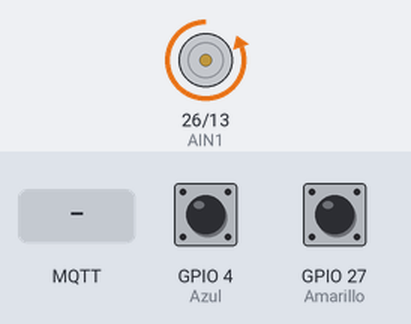
Simulated run of this program. Board: ESP32. Parts: motor-driver pin pairs drawn as motors (green arrow = first pin HIGH = forward, orange = second pin HIGH = backward, longer = more drive). The inputs (shaded band) are chosen by the test bench; at power-on: GPIO 27 (Amarillo) HIGH, GPIO 4 (Azul) HIGH. WiFi joins after 1.5 s; servers stay silent unless stated; no MQTT or app messages arrive unless stated; what the program prints to the serial monitor is not drawn.

Above: at 2.7 s.
2.8 s: MQTT message "1" arrives on the first subscribed topic
At 2.95 s:
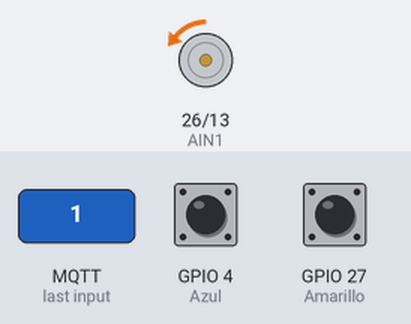
5.8 s: MQTT message "0" arrives on the second subscribed topic
8.8 s: MQTT message "5" arrives on the first subscribed topic
At 9.54 s:
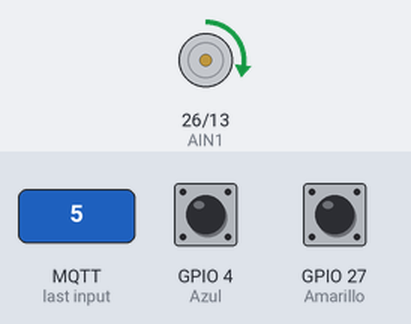
11.8 s: MQTT message "1" arrives on the second subscribed topic
At 13.14 s:
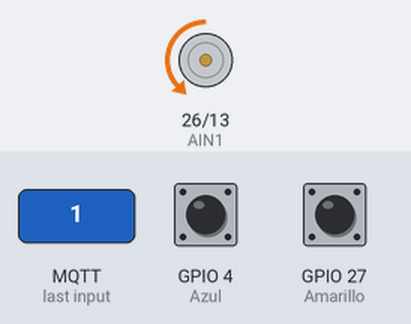
14.8 s: MQTT message "on" arrives on the second subscribed topic
At 16.45 s:
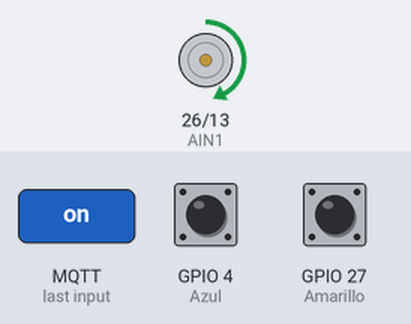
17.8 s: GPIO 27 (Amarillo) pulled LOW for 0.15 s
Timing chart, 0 to 20.8 s (numbered marks = the images above; inputs shaded):
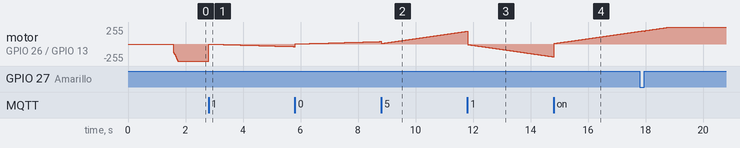

The program:

main.cpp
```cpp
// Motor DC con PID + publicacion MQTT a InfluxDB/Grafana
// Universidad Panamericana - IoT Semana 2

#include <Arduino.h>
#include <WiFi.h>
#include <PubSubClient.h>
#include <ArduinoJson.h>

// WiFi
const char* WIFI_SSID     = "LaptopEdu";
const char* WIFI_PASSWORD = "G65n72R98a02E05";

// MQTT (IP de la laptop con Docker)
const char* MQTT_BROKER = "192.168.137.1";
const int MQTT_PORT = 1883;

const char* TOPIC_TELEMETRIA = "iot/motor/telemetria";
const char* TOPIC_SETPOINT   = "iot/motor/setpoint";
const char* TOPIC_DIRECCION  = "iot/motor/direccion"; // <-- Nuevo tópico

// Gpios
#define AIN2 13 // Usado como PWM/Dirección A
#define AIN1 26 // Usado como PWM/Dirección B
#define Amarillo 27 // Encoder Canal A
#define Azul 4      // Encoder Canal B

// Relación de transmisión y encoder
const float PPR = 11.0;
const float GEAR_RATIO = 35.0;
const float REAL_PPR = PPR * GEAR_RATIO;

// Constantes del Controlador PI
float Kp = 1.5;
float Ki = 12.5;

// Variables del PID
float setpoint = 70.0;
float rpm = 0.0;
float integral = 0.0;
float pwmSalida = 0.0;
int direccion = 1; // 1 = CW, 0 = CCW <-- Variable de estado direccional

// Variables del sensor Hall
volatile long encoderPulses = 0;
portMUX_TYPE mux = portMUX_INITIALIZER_UNLOCKED;

// Temporizadores
const int interval = 20; // 20 ms (50 Hz)
const float dt = interval / 1000.0;
unsigned long previousMillis = 0;

#define T_MQTT_MS 500
uint32_t tMQTT = 0;

// MQTT
WiFiClient wifiClient;
PubSubClient mqttClient(wifiClient);
bool mqttListo = false;

// ISR: cuenta pulsos
void IRAM_ATTR countPulses() {
  portENTER_CRITICAL_ISR(&mux);
  if (digitalRead(Azul) > 0) {
    encoderPulses++;
  } else {
    encoderPulses--;
  }
  portEXIT_CRITICAL_ISR(&mux);
}

// Lógica de control unificada
void ejecutarCicloPID() {
  long currentPulses;
  portENTER_CRITICAL(&mux);
  currentPulses = encoderPulses;
  encoderPulses = 0;
  portEXIT_CRITICAL(&mux);

  rpm = abs(((float)currentPulses / REAL_PPR) * (60.0 / dt));
  float error = setpoint - rpm;

  integral += error * dt;
  float max_integral = 255.0 / Ki;
  if (integral > max_integral) integral = max_integral;
  if (integral < -max_integral) integral = -max_integral;

  float control_signal = (Kp * error) + (Ki * integral);
  int pwm_output = (int)control_signal;

  if (pwm_output > 255) pwm_output = 255;
  if (pwm_output < 0) pwm_output = 0;

  // Lógica de puente H bidireccional
  if (direccion == 1) {
    analogWrite(AIN1, 0);          // Apaga canal contrario
    analogWrite(AIN2, pwm_output); // Inyecta PWM
  } else {
    analogWrite(AIN2, 0);
    analogWrite(AIN1, pwm_output);
  }

  pwmSalida = (float)pwm_output;
}

void conectarWiFi() {
  Serial.printf("Conectando a WiFi '%s'...", WIFI_SSID);
  WiFi.begin(WIFI_SSID, WIFI_PASSWORD);
  int n = 0;
  while (WiFi.status() != WL_CONNECTED && n++ < 40) {
    delay(500); Serial.print(".");
  }
  if (WiFi.status() == WL_CONNECTED) {
    Serial.printf("\n OK IP: %s\n", WiFi.localIP().toString().c_str());
  }
}

// Callback MQTT: recibe setpoint o dirección
void mqttCallback(char* topic, byte* payload, unsigned int len) {
  String msg = "";
  for (unsigned int i = 0; i < len; i++) msg += (char)payload[i];

  if (String(topic) == TOPIC_SETPOINT) {
    float sp = msg.toFloat();
    if (sp >= 0 && sp <= 200) { // Limitado al rango de la gráfica
      setpoint = sp;
      integral = 0; // Reset windup
      Serial.printf("<-- Nuevo setpoint: %.1f RPM\n", setpoint);
    }
  }
  else if (String(topic) == TOPIC_DIRECCION) {
    int dir = msg.toInt();
    if (dir == 0 || dir == 1) {
      direccion = dir;
      integral = 0; // Reset por cambio brusco de fase
      Serial.printf("<-- Nueva dirección: %s\n", direccion == 1 ? "CW" : "CCW");
    }
  }
}

void conectarMQTT() {
  if (WiFi.status() != WL_CONNECTED) return;
  int n = 0;
  while (!mqttClient.connected() && n++ < 5) {
    Serial.print("Conectando MQTT...");
    if (mqttClient.connect("ESP32-Motor-PID")) {
      mqttClient.subscribe(TOPIC_SETPOINT);
      mqttClient.subscribe(TOPIC_DIRECCION); // Suscripción a dirección
      mqttListo = true;
      Serial.println(" OK");
    } else {
      delay(1000);
    }
  }
}

void publicarTelemetria() {
  if (!mqttListo || !mqttClient.connected()) return;

  StaticJsonDocument<256> doc;
  float error_val = setpoint - rpm;

  doc["rpm"] = round(rpm * 10.0f) / 10.0f;
  doc["setpoint"] = setpoint;
  doc["error"] = round(error_val * 10.0f) / 10.0f;
  doc["pwm"] = round(pwmSalida);
  doc["pwm_pct"] = round((pwmSalida / 255.0) * 100.0); // % de Duty Cycle

  // % Error relativo (Manejo de div / 0)
  doc["error_pct"] = setpoint > 0 ? round((abs(error_val) / setpoint) * 100.0) : 0;
  doc["direccion"] = direccion;
  doc["nodo"] = "ESP32-Motor";

  char buf[256];
  serializeJson(doc, buf);
  mqttClient.publish(TOPIC_TELEMETRIA, buf);
}

void setup() {
  Serial.begin(115200);

  pinMode(AIN1, OUTPUT);
  pinMode(AIN2, OUTPUT);
  digitalWrite(AIN1, LOW);
  digitalWrite(AIN2, LOW);

  pinMode(Amarillo, INPUT_PULLUP);
  pinMode(Azul, INPUT_PULLUP);
  attachInterrupt(digitalPinToInterrupt(Amarillo), countPulses, RISING);

  conectarWiFi();
  if (WiFi.status() == WL_CONNECTED) {
    mqttClient.setServer(MQTT_BROKER, MQTT_PORT);
    mqttClient.setCallback(mqttCallback);
    conectarMQTT();
  }

  previousMillis = millis();
  tMQTT = millis();
}

void loop() {
  if (mqttListo) mqttClient.loop();

  unsigned long currentMillis = millis();

  // Loop PI de control en tiempo discreto (20ms)
  if (currentMillis - previousMillis >= interval) {
    ejecutarCicloPID();
    previousMillis = currentMillis;
  }

  if ((currentMillis - tMQTT) >= T_MQTT_MS) {
    publicarTelemetria();
    tMQTT = currentMillis;
    if (mqttListo && !mqttClient.connected()) conectarMQTT();
  }
}
```
